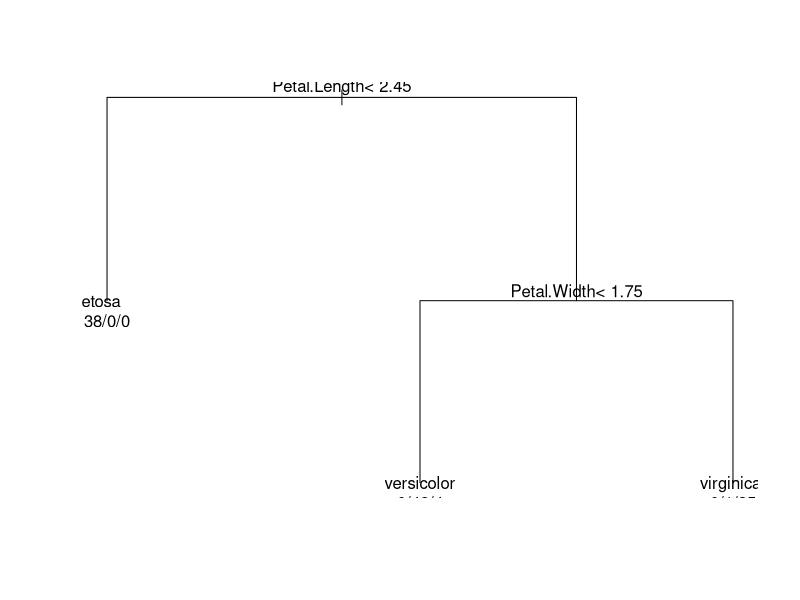
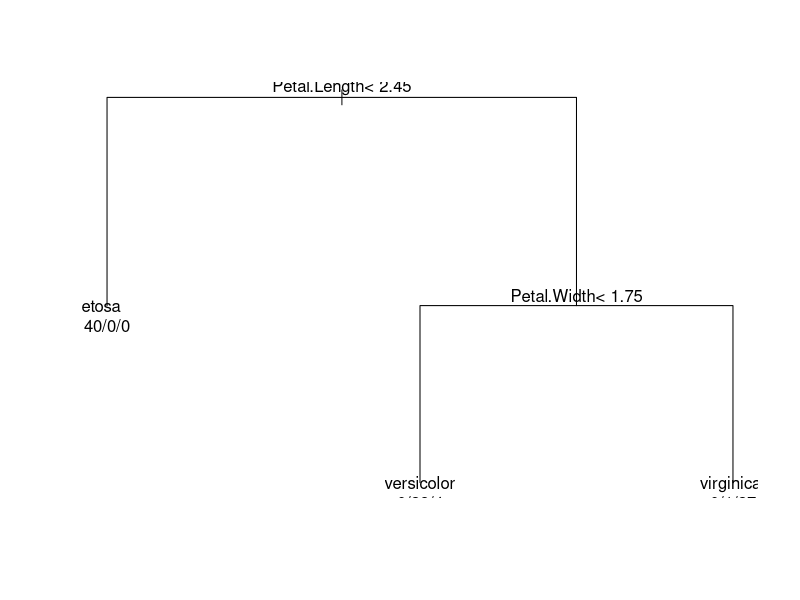
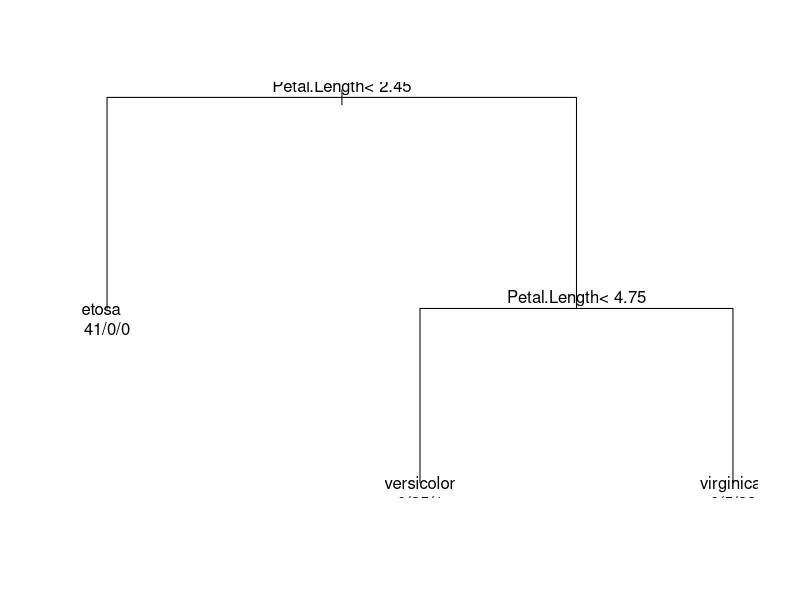
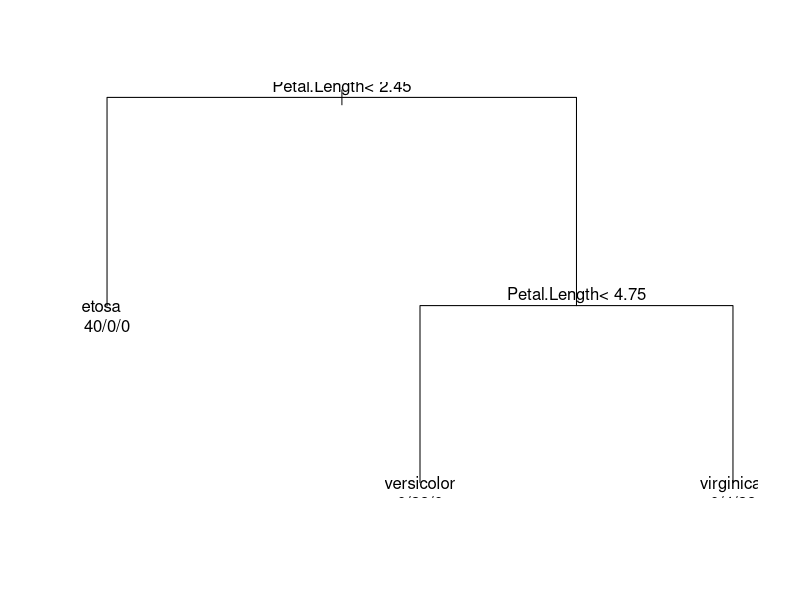
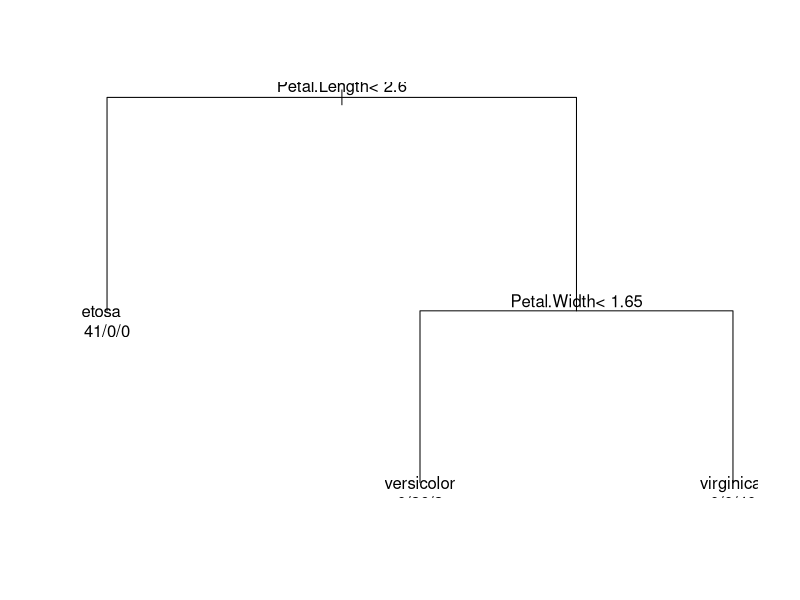

R code for these plots, in order:
library(rpart)
data <- iris
data<- data[sample(nrow(data)),]
Accuracy<- c()

folds<- cut(seq(1,nrow(data)),breaks=5,labels=FALSE) 
for(k in 1:5) {
  fold <- which(folds == k)
  data_train <- data[-fold,]
  data_test <- data[fold,]
  fit <- rpart(Species ~ Sepal.Length + Sepal.Width + Petal.Length + Petal.Width, data = data_train)
  plot(fit);  text(fit, use.n = TRUE) 
  class1<- c()
  predict <- round(predict(fit,data_test))
  result <- cbind(round(predict), data_test[5])
  for( i in 1:nrow(predict)) {
    class<- names (which.max(predict[i,]))
    class1<- c(class1,class)
  }
  acc<- (sum(class1==data_test$Species)/dim(data_test)[1])*100
  Accuracy<- c(Accuracy,acc)
}
Accuracy<- mean(Accuracy)
cat("The best Accuracy for 5 fold is:",Accuracy)